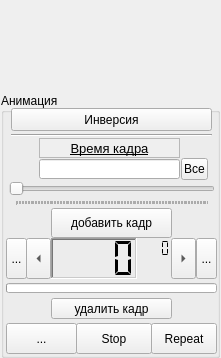
     <widget class="QWidget" name="widget" native="true">
      <property name="sizePolicy">
       <sizepolicy hsizetype="Fixed" vsizetype="Expanding">
        <horstretch>0</horstretch>
        <verstretch>0</verstretch>
       </sizepolicy>
      </property>
      <property name="minimumSize">
       <size>
        <width>220</width>
        <height>300</height>
       </size>
      </property>
      <layout class="QVBoxLayout" name="verticalLayout_17">
       <property name="spacing">
        <number>4</number>
       </property>
       <property name="leftMargin">
        <number>1</number>
       </property>
       <property name="topMargin">
        <number>1</number>
       </property>
       <property name="rightMargin">
        <number>1</number>
       </property>
       <property name="bottomMargin">
        <number>0</number>
       </property>
       <item>
        <spacer name="verticalSpacer_3">
         <property name="orientation">
          <enum>Qt::Vertical</enum>
         </property>
         <property name="sizeHint" stdset="0">
          <size>
           <width>20</width>
           <height>92</height>
          </size>
         </property>
        </spacer>
       </item>
       <item>
        <widget class="QGroupBox" name="groupBox">
         <property name="sizePolicy">
          <sizepolicy hsizetype="Fixed" vsizetype="Fixed">
           <horstretch>0</horstretch>
           <verstretch>0</verstretch>
          </sizepolicy>
         </property>
         <property name="minimumSize">
          <size>
           <width>219</width>
           <height>265</height>
          </size>
         </property>
         <property name="autoFillBackground">
          <bool>false</bool>
         </property>
         <property name="title">
          <string>Анимация</string>
         </property>
         <property name="flat">
          <bool>false</bool>
         </property>
         <property name="checkable">
          <bool>false</bool>
         </property>
         <widget class="QLCDNumber" name="num_frame_lcd">
          <property name="geometry">
           <rect>
            <x>50</x>
            <y>145</y>
            <width>86</width>
            <height>41</height>
           </rect>
          </property>
          <property name="toolTip">
           <string>Номер текущего кадра</string>
          </property>
          <property name="frameShape">
           <enum>QFrame::WinPanel</enum>
          </property>
          <property name="frameShadow">
           <enum>QFrame::Sunken</enum>
          </property>
          <property name="digitCount">
           <number>4</number>
          </property>
          <property name="segmentStyle">
           <enum>QLCDNumber::Flat</enum>
          </property>
         </widget>
         <widget class="QToolButton" name="toolButton_9">
          <property name="geometry">
           <rect>
            <x>25</x>
            <y>145</y>
            <width>25</width>
            <height>41</height>
           </rect>
          </property>
          <property name="toolTip">
           <string>Кадр назад</string>
          </property>
          <property name="statusTip">
           <string>Ctrl+Left</string>
          </property>
          <property name="text">
           <string>...</string>
          </property>
          <property name="shortcut">
           <string>Ctrl+Left</string>
          </property>
          <property name="autoRaise">
           <bool>false</bool>
          </property>
          <property name="arrowType">
           <enum>Qt::LeftArrow</enum>
          </property>
         </widget>
         <widget class="QToolButton" name="toolButton_11">
          <property name="geometry">
           <rect>
            <x>170</x>
            <y>145</y>
            <width>25</width>
            <height>41</height>
           </rect>
          </property>
          <property name="toolTip">
           <string>Кадр вперёд</string>
          </property>
          <property name="statusTip">
           <string>Ctrl+Right</string>
          </property>
          <property name="text">
           <string>...</string>
          </property>
          <property name="shortcut">
           <string>Ctrl+Right</string>
          </property>
          <property name="autoRaise">
           <bool>false</bool>
          </property>
          <property name="arrowType">
           <enum>Qt::RightArrow</enum>
          </property>
         </widget>
         <widget class="QToolButton" name="toolButton_12">
          <property name="geometry">
           <rect>
            <x>5</x>
            <y>230</y>
            <width>71</width>
            <height>31</height>
           </rect>
          </property>
          <property name="toolTip">
           <string>Воспроизведение/пауза</string>
          </property>
          <property name="statusTip">
           <string>Space</string>
          </property>
          <property name="text">
           <string>...</string>
          </property>
          <property name="icon">
           <iconset resource="icons.qrc">
            <normaloff>:/pause</normaloff>:/pause</iconset>
          </property>
          <property name="iconSize">
           <size>
            <width>25</width>
            <height>25</height>
           </size>
          </property>
          <property name="shortcut">
           <string>Space</string>
          </property>
          <property name="checkable">
           <bool>true</bool>
          </property>
          <property name="autoRaise">
           <bool>false</bool>
          </property>
         </widget>
         <widget class="QToolButton" name="toolButton_13">
          <property name="geometry">
           <rect>
            <x>195</x>
            <y>145</y>
            <width>21</width>
            <height>41</height>
           </rect>
          </property>
          <property name="toolTip">
           <string>В конец</string>
          </property>
          <property name="statusTip">
           <string>Shift+Ctrl+Right</string>
          </property>
          <property name="text">
           <string>...</string>
          </property>
          <property name="icon">
           <iconset resource="icons.qrc">
            <normaloff>:/в конец.png</normaloff>:/в конец.png</iconset>
          </property>
          <property name="iconSize">
           <size>
            <width>14</width>
            <height>14</height>
           </size>
          </property>
          <property name="shortcut">
           <string>Ctrl+Shift+Right</string>
          </property>
          <property name="autoRaise">
           <bool>false</bool>
          </property>
          <property name="arrowType">
           <enum>Qt::NoArrow</enum>
          </property>
         </widget>
         <widget class="QPushButton" name="pushButton_100">
          <property name="geometry">
           <rect>
            <x>50</x>
            <y>205</y>
            <width>121</width>
            <height>21</height>
           </rect>
          </property>
          <property name="toolTip">
           <string>Удалить текущий кадр</string>
          </property>
          <property name="statusTip">
           <string>Ctrl+Del</string>
          </property>
          <property name="text">
           <string>удалить кадр</string>
          </property>
          <property name="shortcut">
           <string>Ctrl+Del</string>
          </property>
          <property name="checkable">
           <bool>false</bool>
          </property>
         </widget>
         <widget class="QPushButton" name="pushButton_111">
          <property name="geometry">
           <rect>
            <x>50</x>
            <y>115</y>
            <width>121</width>
            <height>30</height>
           </rect>
          </property>
          <property name="toolTip">
           <string>Добавить кадр</string>
          </property>
          <property name="statusTip">
           <string>Ctrl+Ins</string>
          </property>
          <property name="text">
           <string>добавить кадр</string>
          </property>
          <property name="shortcut">
           <string>Ctrl+Ins</string>
          </property>
          <property name="checkable">
           <bool>false</bool>
          </property>
         </widget>
         <widget class="QToolButton" name="toolButton_14">
          <property name="geometry">
           <rect>
            <x>150</x>
            <y>230</y>
            <width>66</width>
            <height>31</height>
           </rect>
          </property>
          <property name="toolTip">
           <string>Повтор анимации</string>
          </property>
          <property name="statusTip">
           <string>Ctrl+R</string>
          </property>
          <property name="text">
           <string>Repeat</string>
          </property>
          <property name="icon">
           <iconset resource="icons.qrc">
            <normaloff>:/повтор.png</normaloff>:/повтор.png</iconset>
          </property>
          <property name="iconSize">
           <size>
            <width>25</width>
            <height>25</height>
           </size>
          </property>
          <property name="shortcut">
           <string>Ctrl+R</string>
          </property>
          <property name="checkable">
           <bool>true</bool>
          </property>
          <property name="autoRaise">
           <bool>false</bool>
          </property>
          <property name="arrowType">
           <enum>Qt::NoArrow</enum>
          </property>
         </widget>
         <widget class="QProgressBar" name="progressBar">
          <property name="geometry">
           <rect>
            <x>5</x>
            <y>190</y>
            <width>211</width>
            <height>10</height>
           </rect>
          </property>
          <property name="toolTip">
           <string>Прогресс анимации</string>
          </property>
          <property name="value">
           <number>0</number>
          </property>
          <property name="alignment">
           <set>Qt::AlignCenter</set>
          </property>
          <property name="textVisible">
           <bool>false</bool>
          </property>
          <property name="textDirection">
           <enum>QProgressBar::TopToBottom</enum>
          </property>
         </widget>
         <widget class="QToolButton" name="toolButton_15">
          <property name="geometry">
           <rect>
            <x>5</x>
            <y>145</y>
            <width>21</width>
            <height>41</height>
           </rect>
          </property>
          <property name="toolTip">
           <string>В начало</string>
          </property>
          <property name="statusTip">
           <string>Shift+Ctrl+Left</string>
          </property>
          <property name="text">
           <string>...</string>
          </property>
          <property name="icon">
           <iconset resource="icons.qrc">
            <normaloff>:/в начало.png</normaloff>:/в начало.png</iconset>
          </property>
          <property name="iconSize">
           <size>
            <width>14</width>
            <height>14</height>
           </size>
          </property>
          <property name="shortcut">
           <string>Ctrl+Shift+Left</string>
          </property>
          <property name="autoRaise">
           <bool>false</bool>
          </property>
          <property name="arrowType">
           <enum>Qt::NoArrow</enum>
          </property>
         </widget>
         <widget class="QLCDNumber" name="lcd_sum">
          <property name="geometry">
           <rect>
            <x>135</x>
            <y>145</y>
            <width>36</width>
            <height>20</height>
           </rect>
          </property>
          <property name="toolTip">
           <string>Количество всех кадров</string>
          </property>
          <property name="frameShape">
           <enum>QFrame::NoFrame</enum>
          </property>
          <property name="frameShadow">
           <enum>QFrame::Sunken</enum>
          </property>
          <property name="lineWidth">
           <number>7</number>
          </property>
          <property name="midLineWidth">
           <number>4</number>
          </property>
          <property name="smallDecimalPoint">
           <bool>false</bool>
          </property>
          <property name="digitCount">
           <number>4</number>
          </property>
          <property name="segmentStyle">
           <enum>QLCDNumber::Flat</enum>
          </property>
         </widget>
         <widget class="QToolButton" name="toolButton_16">
          <property name="geometry">
           <rect>
            <x>75</x>
            <y>230</y>
            <width>76</width>
            <height>31</height>
           </rect>
          </property>
          <property name="toolTip">
           <string>Стоп</string>
          </property>
          <property name="statusTip">
           <string>Ctrl+Space</string>
          </property>
          <property name="text">
           <string>Stop</string>
          </property>
          <property name="icon">
           <iconset resource="icons.qrc">
            <normaloff>:/стоп.png</normaloff>:/стоп.png</iconset>
          </property>
          <property name="shortcut">
           <string>Ctrl+Space</string>
          </property>
          <property name="autoRaise">
           <bool>false</bool>
          </property>
          <property name="arrowType">
           <enum>Qt::NoArrow</enum>
          </property>
         </widget>
         <widget class="Line" name="line">
          <property name="geometry">
           <rect>
            <x>10</x>
            <y>30</y>
            <width>201</width>
            <height>25</height>
           </rect>
          </property>
          <property name="orientation">
           <enum>Qt::Horizontal</enum>
          </property>
         </widget>
         <widget class="QPushButton" name="pushButton_inv">
          <property name="geometry">
           <rect>
            <x>10</x>
            <y>15</y>
            <width>201</width>
            <height>23</height>
           </rect>
          </property>
          <property name="sizePolicy">
           <sizepolicy hsizetype="Expanding" vsizetype="Fixed">
            <horstretch>0</horstretch>
            <verstretch>0</verstretch>
           </sizepolicy>
          </property>
          <property name="toolTip">
           <string>Инверсия всех элементов</string>
          </property>
          <property name="statusTip">
           <string>Ctrl+I</string>
          </property>
          <property name="text">
           <string>Инверсия</string>
          </property>
         </widget>
         <widget class="QLabel" name="label_6">
          <property name="geometry">
           <rect>
            <x>38</x>
            <y>45</y>
            <width>141</width>
            <height>20</height>
           </rect>
          </property>
          <property name="font">
           <font>
            <pointsize>10</pointsize>
            <italic>false</italic>
            <underline>true</underline>
           </font>
          </property>
          <property name="autoFillBackground">
           <bool>true</bool>
          </property>
          <property name="frameShape">
           <enum>QFrame::StyledPanel</enum>
          </property>
          <property name="frameShadow">
           <enum>QFrame::Sunken</enum>
          </property>
          <property name="text">
           <string>Время кадра</string>
          </property>
          <property name="scaledContents">
           <bool>true</bool>
          </property>
          <property name="alignment">
           <set>Qt::AlignCenter</set>
          </property>
         </widget>
         <widget class="QSlider" name="slider_time">
          <property name="geometry">
           <rect>
            <x>8</x>
            <y>87</y>
            <width>206</width>
            <height>26</height>
           </rect>
          </property>
          <property name="minimum">
           <number>1</number>
          </property>
          <property name="maximum">
           <number>65535</number>
          </property>
          <property name="singleStep">
           <number>1</number>
          </property>
          <property name="pageStep">
           <number>1</number>
          </property>
          <property name="value">
           <number>1</number>
          </property>
          <property name="sliderPosition">
           <number>1</number>
          </property>
          <property name="orientation">
           <enum>Qt::Horizontal</enum>
          </property>
          <property name="invertedControls">
           <bool>true</bool>
          </property>
          <property name="tickPosition">
           <enum>QSlider::TicksBelow</enum>
          </property>
          <property name="tickInterval">
           <number>500</number>
          </property>
         </widget>
         <widget class="QToolButton" name="toolButton_all_time">
          <property name="geometry">
           <rect>
            <x>180</x>
            <y>65</y>
            <width>27</width>
            <height>22</height>
           </rect>
          </property>
          <property name="toolTip">
           <string>&lt;!DOCTYPE HTML PUBLIC &quot;-//W3C//DTD HTML 4.0//EN&quot; &quot;http://www.w3.org/TR/REC-html40/strict.dtd&quot;&gt;
&lt;html&gt;&lt;head&gt;&lt;meta name=&quot;qrichtext&quot; content=&quot;1&quot; /&gt;&lt;style type=&quot;text/css&quot;&gt;
p, li { white-space: pre-wrap; }
&lt;/style&gt;&lt;/head&gt;&lt;body style=&quot; font-family:'MS Shell Dlg 2'; font-size:8.25pt; font-weight:400; font-style:normal;&quot;&gt;
&lt;p align=&quot;center&quot; style=&quot; margin-top:0px; margin-bottom:0px; margin-left:0px; margin-right:0px; -qt-block-indent:0; text-indent:0px;&quot;&gt;&lt;span style=&quot; font-size:8pt; color:#3f005f;&quot;&gt;Установка времени на все кадры&lt;/span&gt;&lt;/p&gt;&lt;/body&gt;&lt;/html&gt;</string>
          </property>
          <property name="text">
           <string>Все</string>
          </property>
         </widget>
         <widget class="QLineEdit" name="lineEdit_time">
          <property name="geometry">
           <rect>
            <x>38</x>
            <y>66</y>
            <width>141</width>
            <height>20</height>
           </rect>
          </property>
          <property name="font">
           <font>
            <pointsize>10</pointsize>
            <stylestrategy>PreferAntialias</stylestrategy>
           </font>
          </property>
          <property name="toolTip">
           <string>Поле ввода времени кадра</string>
          </property>
          <property name="statusTip">
           <string>Ввод в формате Х.Х</string>
          </property>
          <property name="layoutDirection">
           <enum>Qt::LeftToRight</enum>
          </property>
          <property name="cursorPosition">
           <number>0</number>
          </property>
          <property name="alignment">
           <set>Qt::AlignCenter</set>
          </property>
          <property name="dragEnabled">
           <bool>true</bool>
          </property>
         </widget>
        </widget>
       </item>
      </layout>
     </widget>
